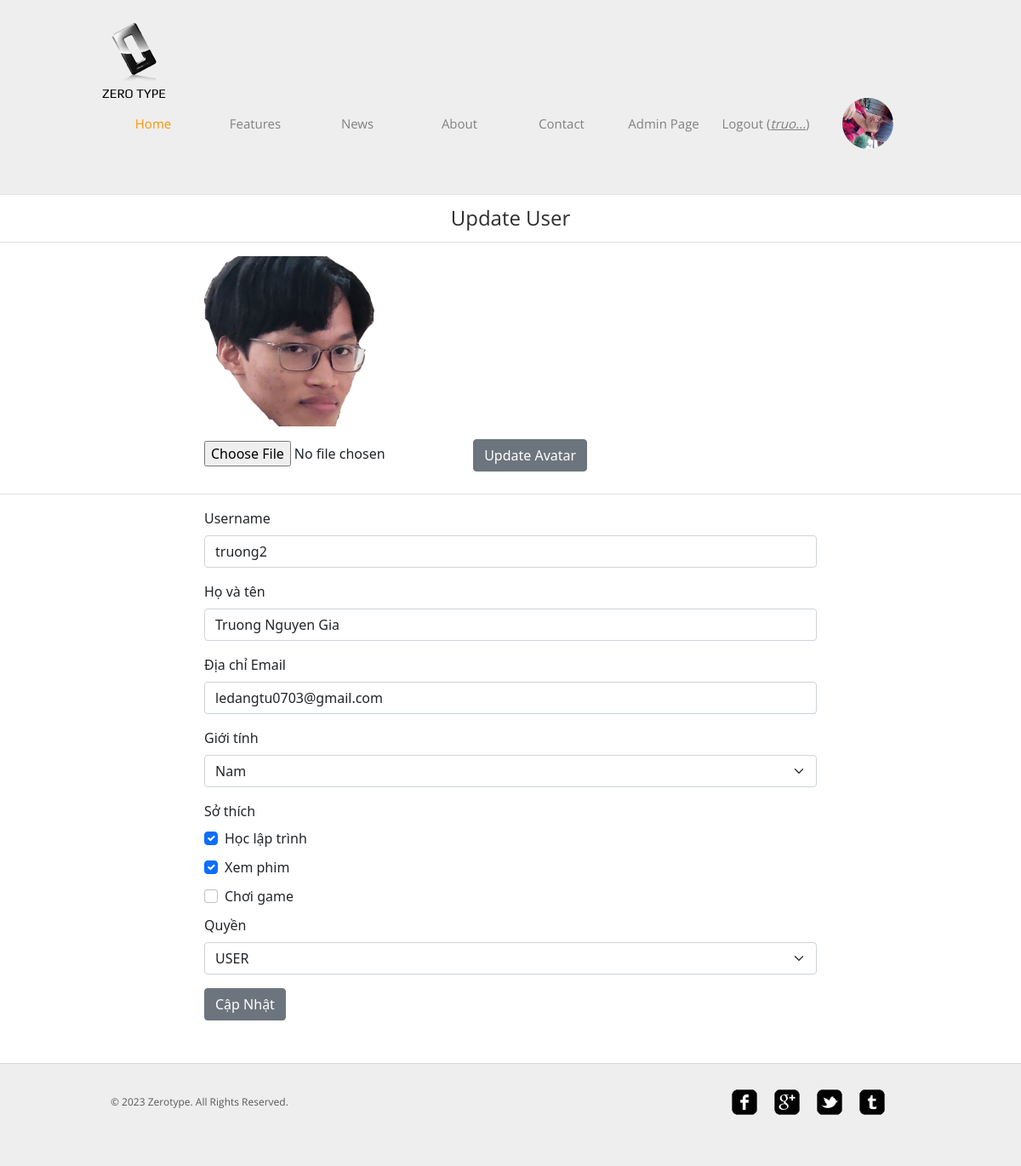
/user/updateUser.php?id=2 (signed in), run on the app's committed database.
### tables this page shows
CREATE TABLE `user` (
  `id` int(11) NOT NULL,
  `email` varchar(100) NOT NULL,
  `username` varchar(100) NOT NULL,
  `password` varchar(100) NOT NULL,
  `avatar` varchar(255) NOT NULL,
  `fullname` varchar(255) NOT NULL,
  `gender` varchar(6) NOT NULL,
  `favorite` varchar(255) NOT NULL,
  `role` varchar(5) NOT NULL
);

### controll.php (called while the page is built, shortened)
<?php
include('connect.php');
class AbstractQuery{
    public function convertShortContent($content){
        return strlen($content) < 4 ? $content : substr($content,0,4)."...";
    }
    public function loginGetValue($username,$password){
        global $conn;
        $sql="select * from user where username = '$username' and password = '$password'";
        $run = mysqli_query($conn,$sql);
        return $run;
    }
    public function loginWithCookie(){
        if(isset($_COOKIE['username']) && isset($_COOKIE['password'])) {
            $username= $_COOKIE['username'];
            $password= $_COOKIE['password'];
            $run = $this->loginGetValue($username,$password);
            return $run->num_rows > 0 ? $run : null;
        }
        return null;
    }
    public function getUserById($id){
        global $conn;
        $sql="select * from user where id=$id";
        $run = mysqli_query($conn,$sql)->fetch_assoc();
        return $run;
    }
}
?>

### user/updateUser.php (the view, shortened to what this page needs)
<!DOCTYPE HTML>
<html>
<head>
	<link rel="stylesheet" href="https://pro.fontawesome.com/releases/v5.15.4/css/all.css">
    <link href="https://cdn.jsdelivr.net/npm/bootstrap@5.1.3/dist/css/bootstrap.min.css" rel="stylesheet">
	<link rel="stylesheet" href="/zerotype/css/style.css" type="text/css">
	<link rel="stylesheet" href="/zerotype/css/style2.css" type="text/css">
</head>
<body>
	<div id="header">
		<div>
			<div class="logo">
				<a href="../index.php">Zero Type</a>
			</div>
			<ul id="navigation">
				<li class="active">
					<a href="../admin.php">Home</a>
				</li>
				<li>
					<a href="../features.php">Features</a>
				</li>
				<li>
					<a href="../news.php">News</a>
				</li>
				<li>
					<a href="../about.php">About</a>
				</li>
				<li>
					<a href="../contact.php">Contact</a>
				</li>
				<?php
				include("../filterwithcookie.php");
				?>
				<li>
				<div class="avatar">
                    <?php
                    global $query;
                    $run = $query->loginGetValue($_COOKIE['username'],$_COOKIE['password']);
                        if($run->num_rows > 0){
                            $row = $run->fetch_assoc();
                            echo "<a href='updateProfile.php'><img src=../".$row['avatar']." width='60' height='60' style='border-radius:50%;object-fit: cover;'></a>";
                        }
                    ?>
				</div>
				</li>
			</ul>
		</div>
	</div>
	<div class="update-profile">
    <center><h2 style="margin-top:15px;">Update User</h2></center>
    <div class="border-bottom my-3"></div>
        <div id="HDpro">
            <?php
            global $query;
            $user = $query->getUserById($_GET['id']);
            if($run->num_rows > 0){
                echo "<img src=../".$user['avatar']." width='200' height='200' style='border-radius:20px;
                object-fit: cover;'>";
            }
            ?>
        </div>
        <form method="post" enctype="multipart/form-data" id="HDpro" class="form-upload">
        <input type="file" name="file">
        <input type="submit" value = "Update Avatar" name="submit">
        </form>
        <div class="border-bottom my-3"></div>
        <?php
            global $query;
            $row = $query->getUserById($_GET['id']);
        ?>
        <form style="padding-bottom: 50px;" method="POST" id="HDpro">
                <label>Username</label>
                <input type="text" class="form-control" name="username" value ='<?php echo $row['username']
                ?>'>
                <label>Họ và tên</label>
                <input type="text" class="form-control" name="fullname" value ='<?php echo $row['fullname']
                ?>'>
                <label>Địa chỉ Email</label>
                <input type="email" class="form-control" name="email" value = <?php echo $row['email'] ?> >
                <label>Giới tính</label>
                <select class="form-select" class="form-control" name="gender">
                    <option <?php if($row['gender']=='male') echo "selected";?> value="male">Nam</option>
                </select>
                <label>Sở thích</label>
                <div class="form-check">
                    <input <?php if(strpos($row['favorite'],'hoclaptrinh') !== false) echo 'checked' ?> class="form-check-input" type="checkbox" name="hoclaptrinh" value="Học lập trình">
                    <label>Học lập trình</label>
                </div>
                <div class="form-check">
                    <input <?php if(strpos($row['favorite'],'xemphim') !== false) echo 'checked' ?> class="form-check-input" type="checkbox" name="xemphim" value="Xem phim">
                    <label>Xem phim</label>
                </div>
                <div class="form-check">
                    <input <?php if(strpos($row['favorite'],'choigame') !== false) echo 'checked' ?> class="form-check-input" type="checkbox" name="choigame" value="Chơi game">
                    <label>Chơi game</label>
                </div>
                <label>Quyền</label>
                <select class="form-select" class="form-control" name="role">
                    <option <?php if($row['role']=='USER') echo "selected";?>  value="USER">USER</option>
                </select>
                <input type="submit"name="submit_update" value="Cập Nhật">
            </form>
    </div>
	<div id="footer">
		<div class="clearfix">
			<div id="connect">
				<a href="http://freewebsitetemplates.com/go/facebook/" target="_blank" class="facebook"></a><a href="http://freewebsitetemplates.com/go/googleplus/" target="_blank" class="googleplus"></a><a href="http://freewebsitetemplates.com/go/twitter/" target="_blank" class="twitter"></a><a href="http://www.freewebsitetemplates.com/misc/contact/" target="_blank" class="tumbler"></a>
			</div>
			<p>
				© 2023 Zerotype. All Rights Reserved.
			</p>
		</div>
	</div>
</body>
</html>

### filterwithcookie.php
<?php
include("controll.php");
$query = new AbstractQuery();
$checkCookie = $query->loginWithCookie();
if($checkCookie != null){
    while($row = $checkCookie->fetch_assoc()) {
        if($row['role']=="ADMIN"){
            echo '<li>
            <a href="/zerotype/admin.php">Admin Page</a>
            </li>';
        }
        echo '<li>
        <a href="/zerotype/logoutcookie.php">Logout (<u><i>'.$query->convertShortContent($row['username']).'</i></u>)</a>
        </li>
        <style>
        #register,#login{
            display: none;
        }
        </style>';
        break;
    }
}
else
    header('Location: login.php');
?>

### css/style.css (style rules this page uses)
body { background-color: #fff; font-family: 'OpenSans'; margin: 0; }
img { border: 0; }
.clearfix:after, #contents:after { clear: both; content: ""; display: block; height: 1%; line-height: 0; visibility: hidden; }
#header { background-color: #eee; border-bottom: 1px solid #e6e6e6; padding: 27px 0; }
#header>div, #footer>div { width: 920px; margin: 0 auto; padding: 0 20px; }
#header .logo { float: left; margin-right: 20px; }
#header .logo a { background: url(../images/logo.png) no-repeat center top; color: #000; display: block; font: 15px/30px 'Play'; height: 20px; width: 76px; padding-top: 68px; text-decoration: none; text-transform: uppercase; }
#navigation { display: inline-block; list-style: none; line-height: 100px; margin: 0; padding: 0; }
#navigation li { float: left; width: 160px; text-align: center; }
#navigation li a { color: #818181; font-size: 15px; line-height: 30px; text-decoration: none; }
#navigation li.active a { color: #f99600; }
h2 { color: #2c2c2c; font-size: 24px; font-weight: normal; line-height: 24px; margin: 0 0 12px; }
p { color: #585858; font-size: 16px; line-height: 24px; margin: 0 0 30px; }
#footer { background-color: #eee; border-top: 1px solid #d8d8d8; padding: 30px 0; }
#footer p { font-size: 12px; line-height: 30px; padding-left: 10px; }
#connect { float: right; display: inline-block; margin-right: 30px; }
#connect a { background: url(../images/icons.png) no-repeat; display: inline-block; height: 30px; width: 30px; margin: 0 10px; }
#connect a.googleplus { background-position: 0 -40px; }
#connect a.twitter { background-position: 0 -80px; }
#connect a.tumbler { background-position: 0 -120px; }

### css/style2.css (style rules this page uses)
#navigation li { float: left; width: 120px; text-align: center; }
#header>div, #footer>div { width: 1000px; margin: 0 auto; padding: 0 20px; }

### data on the page
user: role "Admin Page", username "truo...", avatar (picture)
user: avatar (picture), username "truong2", fullname "Truong Nguyen Gia", email "ledangtu0703@gmail.com", gender "Nam", favorite "☑", role "USER"
